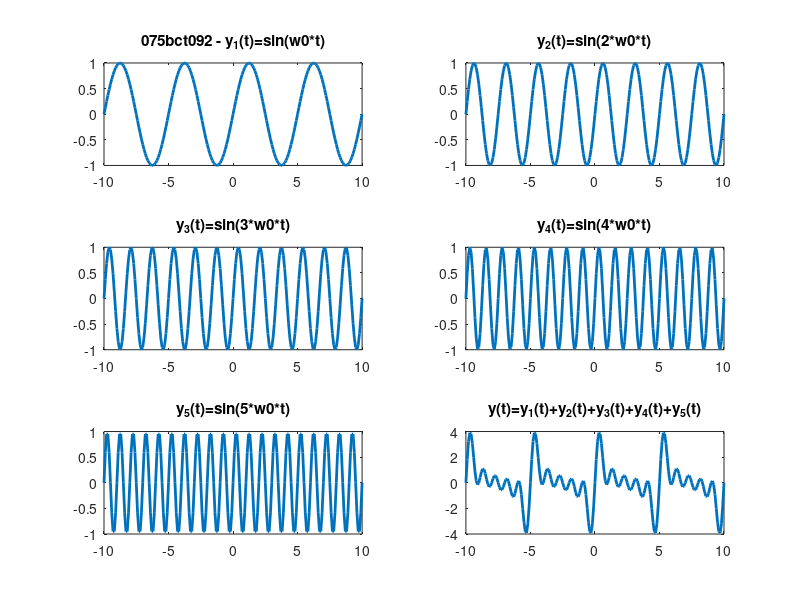

The MATLAB source for this figure:
t=-10:0.1:10;
w0=2*pi/5;
y1=sin(w0*t);

subplot(3,2,1);
plot(t,y1,'LineWidth',2);
title('075bct092 - y_1(t)=sin(w0*t)');
y2=sin(2*w0*t);
subplot(3,2,2);
plot(t,y2,'LineWidth',2);
title('y_2(t)=sin(2*w0*t)');
y3=sin(3*w0*t);
subplot(3,2,3);
plot(t,y3,'LineWidth',2);
title('y_3(t)=sin(3*w0*t)');
y4=sin(4*w0*t);
subplot(3,2,4);
plot(t,y4,'LineWidth',2);
title('y_4(t)=sin(4*w0*t)');
y5=sin(5*w0*t);
subplot(3,2,5);
plot(t,y5,'LineWidth',2);
title('y_5(t)=sin(5*w0*t)');
y=y1+y2+y3+y4+y5;
subplot(3,2,6);
plot(t,y,'LineWidth',2);
title('y(t)=y_1(t)+y_2(t)+y_3(t)+y_4(t)+y_5(t)');